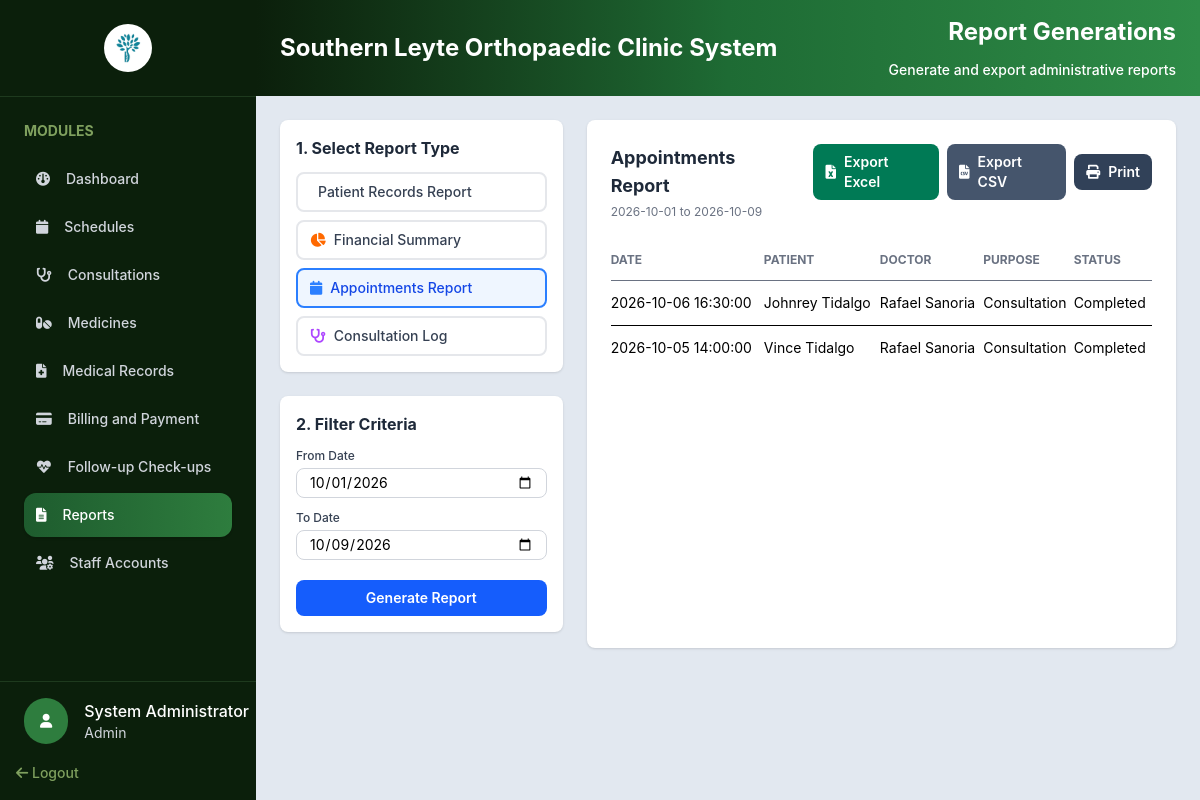
Before: /admin/reports.php?report_type=appointments&from_date=2026-10-01&to_date=2026-10-09 (signed in) with the older database file.
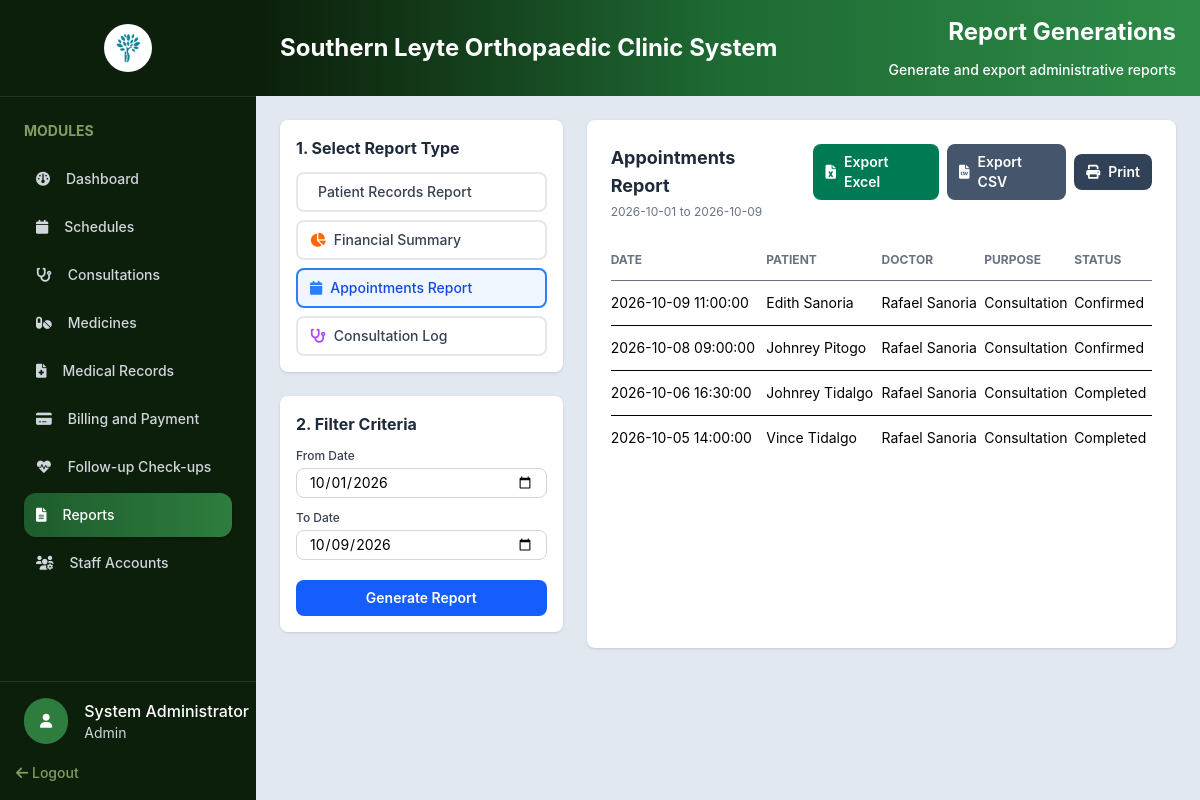
After: the same page with the newer database file.
### tables this page shows
CREATE TABLE `appointments` (
  `AppointmentID` int UNSIGNED NOT NULL,
  `PatientID` int UNSIGNED NOT NULL,
  `DoctorID` int UNSIGNED NOT NULL,
  `AppointmentDate` date NOT NULL,
  `AppointmentTime` time NOT NULL,
  `meridiem` enum('AM','PM') DEFAULT NULL,
  `Purpose` varchar(255) NOT NULL,
  `ChiefComplaint` varchar(50) DEFAULT NULL,
  `Status` enum('Pending','Confirmed','Completed','Cancelled','Rescheduled') NOT NULL DEFAULT 'Pending',
  `Remarks` text,
  `CreatedAt` timestamp NOT NULL DEFAULT CURRENT_TIMESTAMP
);

### includes/auth.php (called while the page is built, shortened)
<?php
class SessionManager
{
    public static function isLoggedIn(): bool
    {
        return isset($_SESSION['user_id']) || isset($_SESSION['userId']) || isset($_SESSION['user']);
    }
    public static function getCurrentRole(): ?string
    {
        return $_SESSION['access_type']
            ?? $_SESSION['user']['Role']
            ?? $_SESSION['Role']
            ?? null;
    }
    public static function getUser(PDO $pdo): ?array
    {
        $userId = $_SESSION['user_id'] ?? $_SESSION['userId'] ?? $_SESSION['user']['UserID'] ?? null;
        $statement = $pdo->prepare(
            'SELECT UserID AS user_id, Username AS username, FirstName AS first_name,
                    LastName AS last_name, Email AS email, Phone AS phone,
                    Role AS role, IsDoctor AS is_doctor, Status AS status, CreatedAt AS created_at
             FROM users WHERE UserID = ?'
        );
        $statement->execute([$userId]);
        return $statement->fetch(PDO::FETCH_ASSOC) ?: null;
    }
}

### php/fetch/fetch.php (called while the page is built, shortened)
<?php
function fetchAllData(PDO $pdo, string $query, array $params = []): array
{
    $stmt = $pdo->prepare($query);
    $stmt->execute($params);
    return $stmt->fetchAll(PDO::FETCH_ASSOC);
}

### admin/reports.php (the view, shortened to what the changed rows need)
<?php
require_once __DIR__ . '/../config/config.php';
require_once __DIR__ . '/../includes/auth.php';
require_once __DIR__ . '/../php/fetch/fetch.php';
$admin = SessionManager::getUser($pdo);
$reportTypes = [
    'patients' => 'Patient Records Report',
    'financial' => 'Financial Summary',
    'appointments' => 'Appointments Report',
    'consultations' => 'Consultation Log'
];
$reportType = $_GET['report_type'] ?? 'patients';
$reportType = array_key_exists($reportType, $reportTypes) ? $reportType : 'patients';
$fromDate = $_GET['from_date'] ?? date('Y-m-01');
$toDate = $_GET['to_date'] ?? date('Y-m-d');
$reportRows = [];
$reportError = null;
try {
    switch ($reportType) {
        case 'appointments':
            $reportRows = fetchAllData($pdo, '
                SELECT a.AppointmentDate, a.AppointmentTime,
                       CONCAT(p.FirstName, \' \', p.LastName) AS PatientName,
                       CONCAT(u.FirstName, \' \', u.LastName) AS DoctorName,
                       a.Purpose, a.Status
                FROM appointments a
                INNER JOIN patients p ON p.PatientID = a.PatientID
                LEFT JOIN users u ON u.UserID = a.DoctorID
                WHERE a.AppointmentDate BETWEEN ? AND ?
                ORDER BY a.AppointmentDate DESC, a.AppointmentTime DESC', [$fromDate, $toDate]);
            break;
    }
} catch (PDOException $e) {
    error_log('Reports query failed: ' . $e->getMessage());
    $reportError = 'Unable to load the selected report.';
}
function reportValue(mixed $value): string
{
    return htmlspecialchars((string) ($value ?? '—'), ENT_QUOTES, 'UTF-8');
}
?>
<!DOCTYPE html>
<html lang="en">
<head>
    <link rel="stylesheet" href="../assets/css/output.css">
    <link rel="stylesheet" href="../assets/css/global.css">
    <link rel="stylesheet" href="https://cdnjs.cloudflare.com/ajax/libs/font-awesome/6.0.0-beta3/css/all.min.css">
</head>
<body class="h-screen flex bg-slate-200 overflow-hidden">
    <?php include_once '../includes/sidebar.php'; ?>
    <section class="flex-1 min-h-0 flex flex-col overflow-hidden">
        <div
            class="flex items-center justify-between bg-gradient-to-r from-[#0b1f0b] via-[#1e6b34] to-[#2e8b47] px-6 py-4">
            <h1 class="text-2xl font-bold text-white">Southern Leyte Orthopaedic Clinic System</h1>
            <div class="flex flex-col gap-3 items-end">
                <h1 class="text-2xl font-bold text-white">Report Generations</h1>
            </div>
        </div>
        <div class="grid grid-cols-3 gap-6 min-h-0 overflow-auto p-6 space-y-4">
            <div class="space-y-6 col-span-1">
                <div class="bg-white rounded-lg p-4 shadow-sm">
                    <h2 class="text-base font-bold text-gray-800 mb-3">1. Select Report Type</h2>
                </div>
                <div class="bg-white rounded-lg p-4 shadow-sm col-span-1">
                    <h2 class="text-base font-bold text-gray-800 mb-3">2. Filter Criteria</h2>
                </div>
            </div>
            <div id="report-preview" class="bg-white rounded-lg p-6 shadow-sm col-span-2">
                <div class="flex items-start justify-between gap-4 mb-5">
                    <div>
                        <h2 class="text-lg font-bold text-gray-800"><?= reportValue($reportTypes[$reportType]) ?></h2>
                    </div>
                </div>
                <?php if ($reportError): ?>
                    <p class="text-sm text-red-600"><?= reportValue($reportError) ?></p>
                <?php else: ?>
                    <?php if (empty($reportRows)): ?>
                        <p class="text-sm text-gray-500">No records found for this date range.</p>
                    <?php else: ?>
                        <div class="overflow-x-auto">
                            <table class="w-full text-sm text-left">
                                <thead class="text-xs uppercase text-gray-500 border-b">
                                    <tr>
                                        <?php if ($reportType === 'patients'): ?>
                                            <th class="py-3">Patient ID</th>
                                            <th>Name</th>
                                            <th>Action</th>
                                        <?php elseif ($reportType === 'appointments'): ?>
                                            <th class="py-3">Date</th>
                                            <th>Patient</th>
                                            <th>Doctor</th>
                                            <th>Purpose</th>
                                            <th>Status</th>
                                            <?php endif; ?>
                                    </tr>
                                </thead>
                                <tbody>
                                    <?php foreach ($reportRows as $row): ?>
                                        <tr class="border-b last:border-0">
                                            <?php if ($reportType === 'patients'): ?>
                                                <td class="py-3"><?= reportValue($row['PatientCode']) ?></td>
                                                <td><?= reportValue($row['PatientName']) ?></td>
                                                <td>
                                                    <button type="button"
                                                        class="view-patient-report-btn bg-blue-700 text-white px-4 py-2 rounded hover:bg-blue-800"
                                                        data-patient-code="<?= reportValue($row['PatientCode']) ?>">
                                                        View Report
                                                    </button>
                                                </td>
                                            <?php elseif ($reportType === 'appointments'): ?>
                                                <td class="py-3">
                                                    <?= reportValue($row['AppointmentDate'] . ' ' . $row['AppointmentTime']) ?>
                                                </td>
                                                <td><?= reportValue($row['PatientName']) ?></td>
                                                <td><?= reportValue($row['DoctorName']) ?></td>
                                                <td><?= reportValue($row['Purpose']) ?></td>
                                                <td><?= reportValue($row['Status']) ?></td>
                                                <?php endif; ?>
                                        </tr>
                                    <?php endforeach; ?>
                                </tbody>
                            </table>
                        </div>
                    <?php endif; ?>
                <?php endif; ?>
            </div>
        </div>
    </section>
</body>
</html>

### includes/sidebar.php (shortened to what the changed rows need)
<?php
$navItems = [
    [
        'label' => 'Dashboard',
        'icon' => 'fa-gauge',
        'file' => 'admin-dashboard.php',
        'href' => '../admin/admin-dashboard.php',
        'roles' => ['admin', 'staff', 'doctor'],
    ],
    [
        'label' => 'Patient Registration',
        'icon' => 'fa-user-plus',
        'file' => 'patient-registration.php',
        'href' => '../admin/patient-registration.php',
        'roles' => ['staff'],
    ],
    [
        'label' => 'Schedules',
        'icon' => 'fa-calendar',
        'file' => 'doctor-schedules.php',
        'href' => '../admin/doctor-schedules.php',
        'roles' => ['admin', 'doctor'],
    ],
    [
        'label' => 'Appointments',
        'icon' => 'fa-calendar',
        'file' => 'appointments.php',
        'href' => '../admin/appointments.php',
        'roles' => ['staff'],
    ],
    [
        'label' => 'Consultations',
        'icon' => 'fa-stethoscope',
        'file' => 'consultations.php',
        'href' => '../admin/consultations.php',
        'roles' => ['admin', 'doctor'],
    ],
    [
        'label' => 'Medicines',
        'icon' => 'fa-pills',
        'file' => 'medicines.php',
        'href' => '../admin/medicines.php',
        'roles' => ['admin', 'staff', 'doctor'],
    ],
    [
        'label' => 'Medical Records',
        'icon' => 'fa-file-medical',
        'file' => 'medical-records.php',
        'href' => '../admin/medical-records.php',
        'roles' => ['admin', 'staff', 'doctor'],
    ],
    [
        'label' => 'Billing and Payment',
        'icon' => 'fa-credit-card',
        'file' => 'billing-payment.php',
        'href' => '../admin/billing-payment.php',
        'roles' => ['admin', 'doctor'],
    ],
    [
        'label' => 'Follow-up Check-ups',
        'icon' => 'fa-heart-pulse',
        'file' => 'follow-up-checkups.php',
        'href' => '../admin/follow-up-checkups.php',
        'roles' => ['admin', 'staff', 'doctor'],
    ],
    [
        'label' => 'Reports',
        'icon' => 'fa-file-lines',
        'file' => 'reports.php',
        'href' => '../admin/reports.php',
        'roles' => ['admin', 'doctor'],
    ],
    [
        'label' => 'Staff Accounts',
        'icon' => 'fa-users-gear',
        'file' => 'staff-management.php',
        'href' => '../admin/staff-management.php',
        'roles' => ['admin', 'doctor'],
    ],
];
$currentRole = strtolower((string) (SessionManager::getCurrentRole() ?? 'staff'));
$currentFile = basename($_SERVER['PHP_SELF']);
?>
<div class="w-64 shrink-0 bg-[#0b1f0b] flex flex-col h-full">
    <div class="custom-scrollbar w-full p-6 overflow-y-auto flex-1 min-h-0">
        <h2 class="text-[#7fa05e] font-bold text-sm mb-4">MODULES</h2>
        <?php foreach ($navItems as $item): ?>
            <?php if (in_array($currentRole, $item['roles'], true)): ?>
                <?php $isActive = $currentFile === $item['file']; ?>
                <div
                    class="flex items-center p-3 rounded-xl gap-4 mb-1 <?= $isActive ? 'bg-gradient-to-r from-[#1e5c2e] to-[#2e7d3e] shadow-sm' : '' ?>">
                    <i
                        class="text-sm fa-solid <?= htmlspecialchars($item['icon']) ?> <?= $isActive ? 'text-white' : 'text-gray-300' ?>"></i>
                    <a href="<?= htmlspecialchars($item['href']) ?>"
                        class="text-sm font-medium <?= $isActive ? 'text-white' : 'text-gray-300 hover:text-white' ?>">
                        <?= htmlspecialchars($item['label']) ?>
                    </a>
                </div>
            <?php endif; ?>
        <?php endforeach; ?>
    </div>
    <div class="mt-auto">
        <div class="w-full border-t pt-4 pl-6 border-[#1e3a1e] flex items-center gap-4">
            <div>
                <?php if ($admin): ?>
                    <h1 class="text-white text-md font-medium">
                        <?= htmlspecialchars($admin['first_name']) ?>     <?= htmlspecialchars($admin['last_name']) ?>
                    </h1>
                <?php endif; ?>
            </div>
        </div>
    </div>
</div>

Changed rows visible on the page:
added appointments: AppointmentDate+AppointmentTime "2026-10-09 11:00:00", PatientName "Edith Sanoria", DoctorName "Rafael Sanoria", Purpose "Consultation", Status "Confirmed"
added appointments: AppointmentDate+AppointmentTime "2026-10-08 09:00:00", PatientName "Johnrey Pitogo", DoctorName "Rafael Sanoria", Purpose "Consultation", Status "Confirmed"
